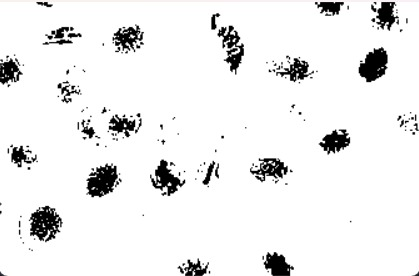
#> input picture Nomor5.jpg, 419 x 276 px, found by its file name
$ python 35_suplemen9_closing.py
#> lines starting #> are read from the running program, lines starting #| are printed output that depends on the picture
import cv2
import numpy as np
from matplotlib import pyplot as plt

imggambar = cv2.imread('./Nomor5.jpg', 0)
#> imggambar: shape (276, 419); min 0, max 255, mean 237

kernel = np.ones((15, 15), np.uint8)

imgCanny = cv2.Canny(imggambar, 10, 150)
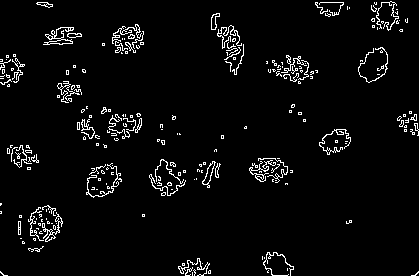
#> imgCanny: shape (276, 419); 4.2% white in thin lines or dots
imgclosing = cv2.morphologyEx(imggambar, cv2.MORPH_CLOSE, kernel)
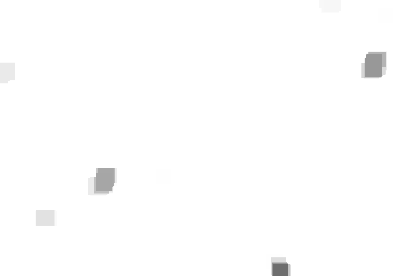
#> imgclosing: shape (276, 419); min 110, max 255, mean 253.7

# imgmg=cv2.morphologyEx(imggambar,cv2.MORPH_GRADIENT,kernel)


tampil_hor = np.concatenate((imggambar, imgclosing), axis=1)
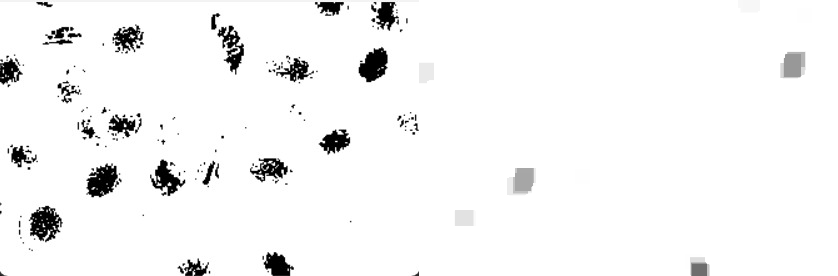
#> tampil_hor: shape (276, 838); min 0, max 255, mean 245.3
# tampil_hor=np.concatenate((imggambar,mg),axis=0)

cv2.imshow('Closing', tampil_hor)

cv2.waitKey(0)
cv2.destroyAllWindows

$ run again, with Nomor1.jpg copied over Nomor5.jpg
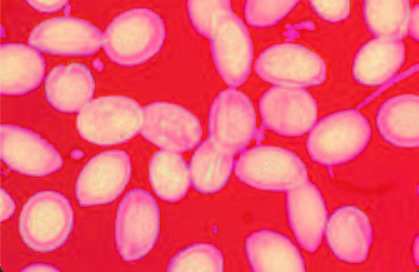
#> input picture Nomor1.jpg, 419 x 272 px, found by its file name
#> `imgCanny = cv2.Canny(imggambar, 10, 150)`:
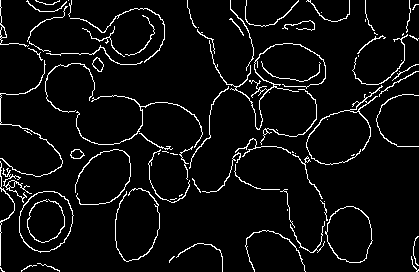
#> imgCanny: shape (272, 419); 5.6% white in thin lines or dots
#> `tampil_hor = np.concatenate((imggambar, imgclosing), axis=1)`:
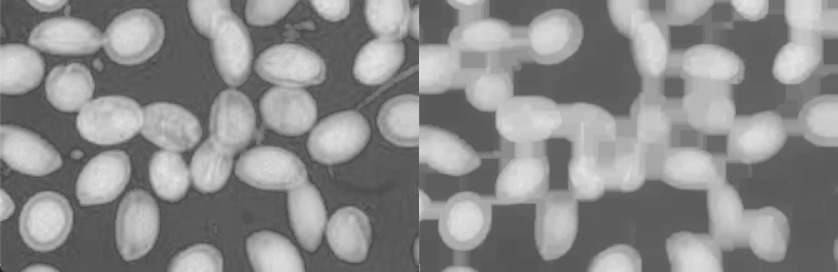
#> tampil_hor: shape (272, 838); min 31, max 227, mean 138.9

$ run again, with Nomor3.jpg copied over Nomor5.jpg
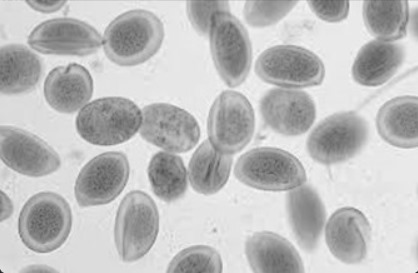
#> input picture Nomor3.jpg, 418 x 273 px, found by its file name
#> `imgCanny = cv2.Canny(imggambar, 10, 150)`:
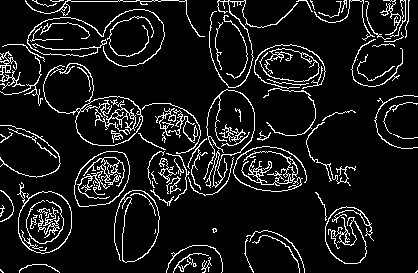
#> imgCanny: shape (273, 418); 9.6% white in thin lines or dots
#> `tampil_hor = np.concatenate((imggambar, imgclosing), axis=1)`:
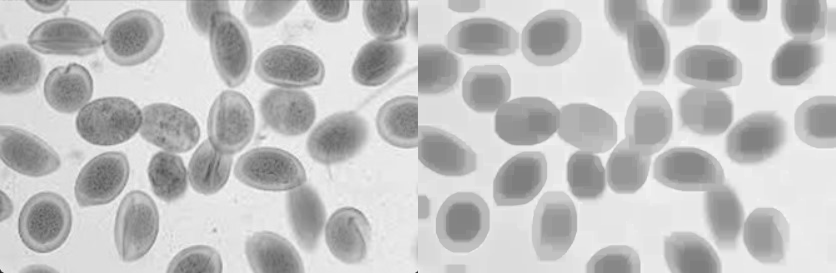
#> tampil_hor: shape (273, 836); min 36, max 247, mean 193.5
